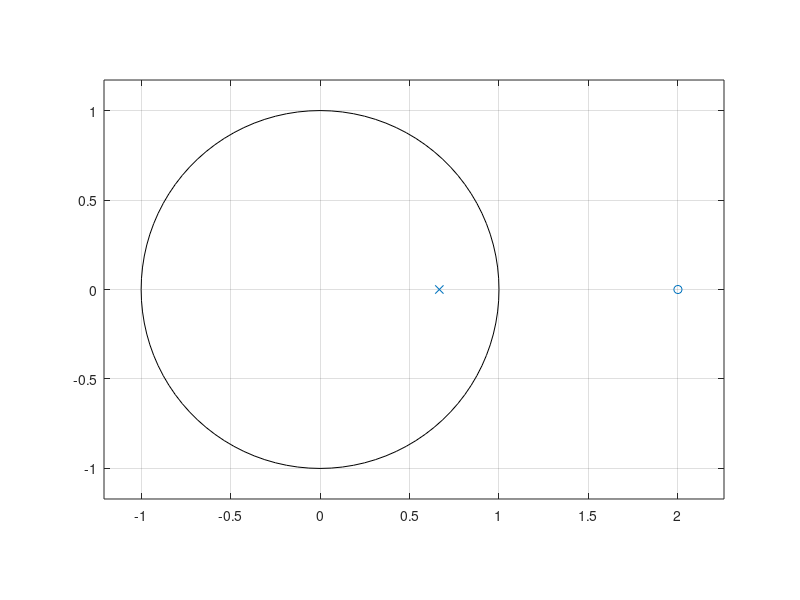
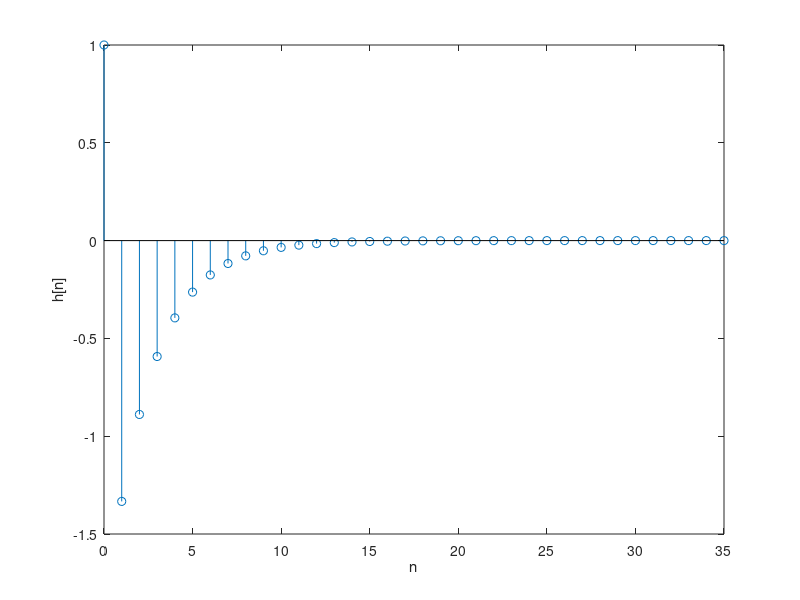
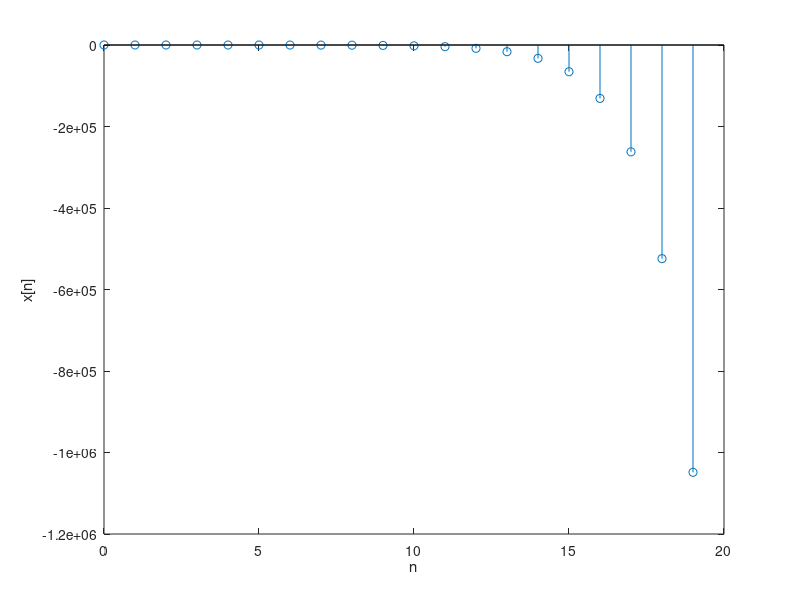
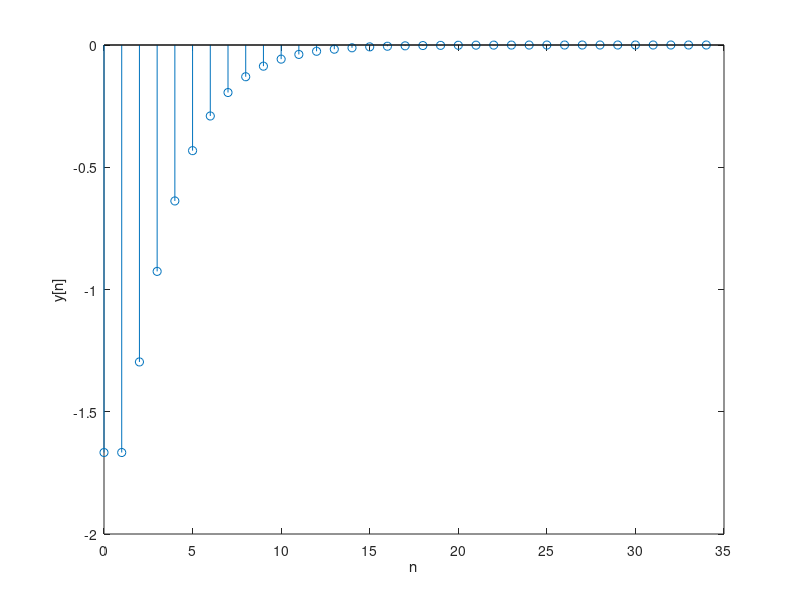

MATLAB code to generate these figures, in order:
b = [1 -2];
a = [1 -2/3];
figure(1)
zplane(b,a);
[h n] = impz(b,a);

figure(2)
stem(n,h);
xlabel('n');
ylabel('h[n]');

bx = [-5/3];
ax = [1 -7/3 2/3];
[x n1] = impz(bx,ax);

figure(3)
stem(n1,x);
xlabel('n');
ylabel('x[n]');

by = [-5/3];
ay = [1 -1 2/9];
[y n2] = impz(by,ay);
figure(4)
stem(n2,y);
xlabel('n');
ylabel('y[n]');
